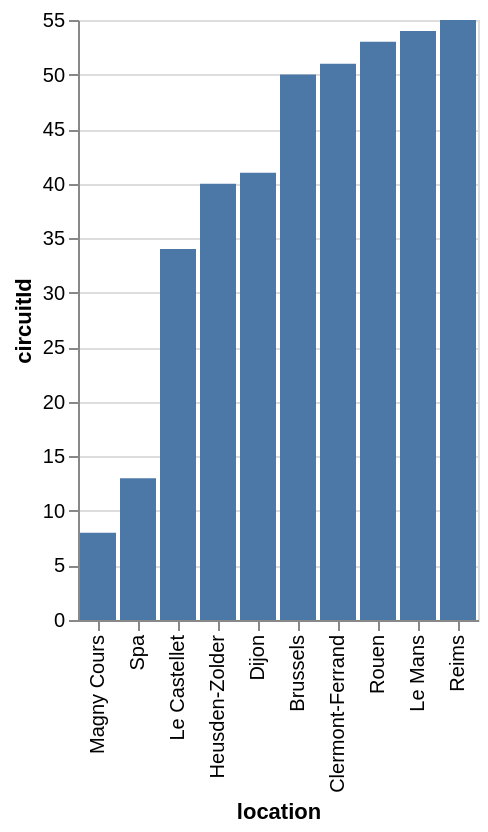

Express this chart as Vega-Lite.
### Vega-Lite specification from a JSON file in a GitHub repository (floating-point values rounded to 4 significant figures)
{"data": {"values": [{"x_data": "Magny Cours", "y_data": 8}, {"x_data": "Spa", "y_data": 13}, {"x_data": "Le Castellet", "y_data": 34}, {"x_data": "Heusden-Zolder", "y_data": 40}, {"x_data": "Dijon", "y_data": 41}, {"x_data": "Brussels", "y_data": 50}, {"x_data": "Clermont-Ferrand", "y_data": 51}, {"x_data": "Rouen", "y_data": 53}, {"x_data": "Le Mans", "y_data": 54}, {"x_data": "Reims", "y_data": 55}]}, "mark": "bar", "encoding": {"x": {"field": "x_data", "type": "nominal", "title": "location", "sort": {"op": "sum", "field": "y_data", "order": "ascending"}}, "y": {"field": "y_data", "type": "quantitative", "title": "circuitId"}}}
